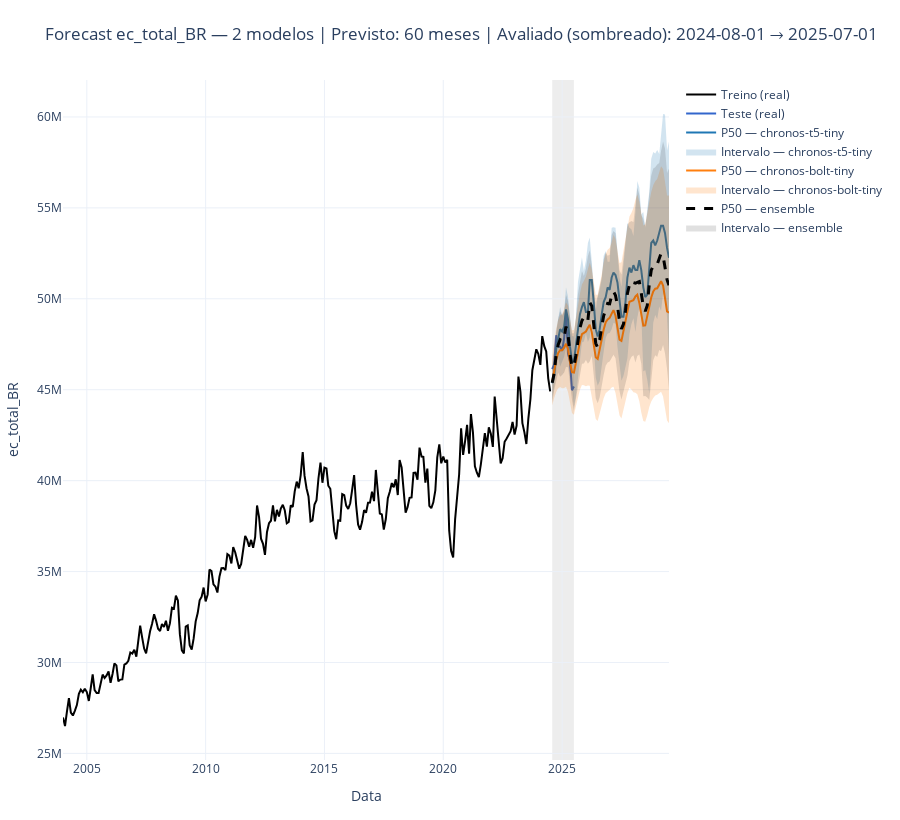

Notebook code cell kept with this figure:
### Markdown cell above
--------------
### Rodar modelos online

Neste exemplo estaremos baixando os modelos antes de rodar.

### Code cell
# Lista de modelos offline
models_online = [
    "amazon/chronos-t5-tiny",
    #"amazon/chronos-t5-small",
    #"amazon/chronos-t5-mini",
    #"amazon/chronos-t5-large",
    #"amazon/chronos-t5-base",

    "amazon/chronos-bolt-tiny",
    #"amazon/chronos-bolt-small",
    #"amazon/chronos-bolt-mini",
    #"amazon/chronos-bolt-base",
]

levels_quantile = [0.1, 0.2, 0.3, 0.4, 0.5, 0.6, 0.7, 0.8, 0.9]

fig_on, met_on, fc_dict, df_treino, df_teste, df_forecast = function_chronos_forecast(
    df=df,
    models=models_online,  
    target_col="ec_total_BR",
    test_periods=12,
    n_periods=60,          
    device="cuda",
    #local_base_dir=str(Path_models),  # Aqui comento o código pois não vamos utilizar os modelos locais
    force_offline=True,                # para rodar online essa opçõa deve ser True
    quantile_levels=[0.1, 0.5, 0.9],  
    random_seed=2025,
    allow_long_horizon=False,
    ensemble={"method": "mean"}        # Para exemplicar escolhi um ensemble com a média dos modelos treinados
)
fig_on.show()
